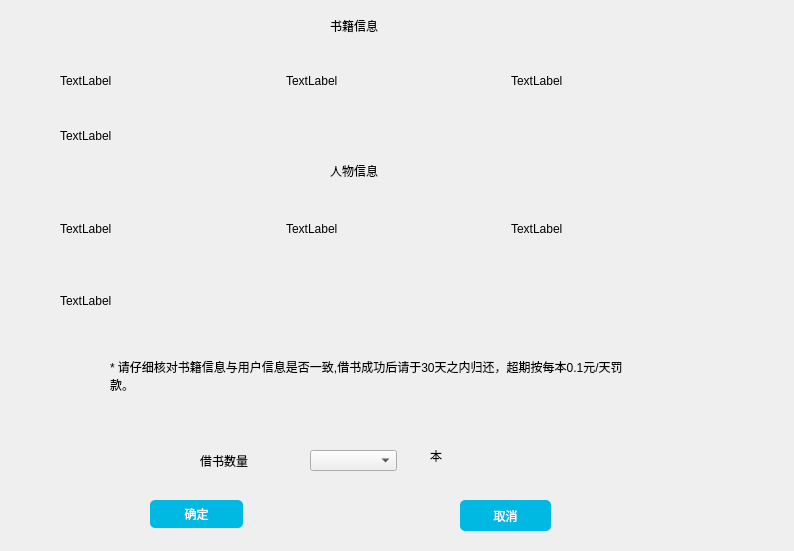
<?xml version="1.0" encoding="UTF-8"?>
<ui version="4.0">
 <class>BorrwoList</class>
 <widget class="QDialog" name="BorrwoList">
  <property name="geometry">
   <rect>
    <x>0</x>
    <y>0</y>
    <width>794</width>
    <height>551</height>
   </rect>
  </property>
  <property name="windowTitle">
   <string>Dialog</string>
  </property>
  <widget class="QComboBox" name="comboBox">
   <property name="geometry">
    <rect>
     <x>310</x>
     <y>450</y>
     <width>87</width>
     <height>21</height>
    </rect>
   </property>
  </widget>
  <widget class="QLabel" name="label_11">
   <property name="geometry">
    <rect>
     <x>200</x>
     <y>450</y>
     <width>91</width>
     <height>21</height>
    </rect>
   </property>
   <property name="styleSheet">
    <string notr="true">font: 11pt &quot;微软雅黑&quot;;</string>
   </property>
   <property name="text">
    <string>借书数量</string>
   </property>
  </widget>
  <widget class="QLabel" name="label_12">
   <property name="geometry">
    <rect>
     <x>430</x>
     <y>440</y>
     <width>161</width>
     <height>31</height>
    </rect>
   </property>
   <property name="styleSheet">
    <string notr="true">font: 11pt &quot;微软雅黑&quot;;</string>
   </property>
   <property name="text">
    <string>本</string>
   </property>
  </widget>
  <widget class="QPushButton" name="pushButton">
   <property name="geometry">
    <rect>
     <x>150</x>
     <y>500</y>
     <width>93</width>
     <height>28</height>
    </rect>
   </property>
   <property name="styleSheet">
    <string notr="true">color: rgb(255, 255, 255);
font: 11pt &quot;微软雅黑&quot;;
background-color: rgb(0, 185, 227);
border-radius:5px;</string>
   </property>
   <property name="text">
    <string>确定</string>
   </property>
  </widget>
  <widget class="QPushButton" name="pushButton_2">
   <property name="geometry">
    <rect>
     <x>460</x>
     <y>500</y>
     <width>91</width>
     <height>31</height>
    </rect>
   </property>
   <property name="styleSheet">
    <string notr="true">color: rgb(255, 255, 255);
font: 11pt &quot;微软雅黑&quot;;
background-color: rgb(0, 185, 227);
border-radius:5px;</string>
   </property>
   <property name="text">
    <string>取消</string>
   </property>
  </widget>
  <widget class="QLabel" name="label_13">
   <property name="geometry">
    <rect>
     <x>110</x>
     <y>340</y>
     <width>521</width>
     <height>71</height>
    </rect>
   </property>
   <property name="styleSheet">
    <string notr="true">font: 11pt &quot;微软雅黑&quot;;</string>
   </property>
   <property name="text">
    <string>* 请仔细核对书籍信息与用户信息是否一致,借书成功后请于30天之内归还，超期按每本0.1元/天罚款。</string>
   </property>
   <property name="wordWrap">
    <bool>true</bool>
   </property>
  </widget>
  <widget class="QLabel" name="label_9">
   <property name="geometry">
    <rect>
     <x>330</x>
     <y>10</y>
     <width>151</width>
     <height>31</height>
    </rect>
   </property>
   <property name="styleSheet">
    <string notr="true">font: 11pt &quot;微软雅黑&quot;;</string>
   </property>
   <property name="text">
    <string>书籍信息</string>
   </property>
  </widget>
  <widget class="QLabel" name="label_10">
   <property name="geometry">
    <rect>
     <x>330</x>
     <y>160</y>
     <width>121</width>
     <height>21</height>
    </rect>
   </property>
   <property name="styleSheet">
    <string notr="true">font: 11pt &quot;微软雅黑&quot;;</string>
   </property>
   <property name="text">
    <string>人物信息</string>
   </property>
  </widget>
  <widget class="QWidget" name="horizontalLayoutWidget">
   <property name="geometry">
    <rect>
     <x>60</x>
     <y>50</y>
     <width>671</width>
     <height>61</height>
    </rect>
   </property>
   <layout class="QHBoxLayout" name="horizontalLayout">
    <item>
     <widget class="QLabel" name="label">
      <property name="styleSheet">
       <string notr="true">font: 11pt &quot;微软雅黑&quot;;</string>
      </property>
      <property name="text">
       <string>TextLabel</string>
      </property>
     </widget>
    </item>
    <item>
     <widget class="QLabel" name="label_2">
      <property name="styleSheet">
       <string notr="true">font: 11pt &quot;微软雅黑&quot;;</string>
      </property>
      <property name="text">
       <string>TextLabel</string>
      </property>
     </widget>
    </item>
    <item>
     <widget class="QLabel" name="label_3">
      <property name="styleSheet">
       <string notr="true">font: 11pt &quot;微软雅黑&quot;;</string>
      </property>
      <property name="text">
       <string>TextLabel</string>
      </property>
     </widget>
    </item>
   </layout>
  </widget>
  <widget class="QWidget" name="horizontalLayoutWidget_2">
   <property name="geometry">
    <rect>
     <x>60</x>
     <y>190</y>
     <width>671</width>
     <height>78</height>
    </rect>
   </property>
   <layout class="QHBoxLayout" name="horizontalLayout_2">
    <item>
     <widget class="QLabel" name="label_5">
      <property name="styleSheet">
       <string notr="true">font: 11pt &quot;微软雅黑&quot;;</string>
      </property>
      <property name="text">
       <string>TextLabel</string>
      </property>
     </widget>
    </item>
    <item>
     <widget class="QLabel" name="label_6">
      <property name="styleSheet">
       <string notr="true">font: 11pt &quot;微软雅黑&quot;;</string>
      </property>
      <property name="text">
       <string>TextLabel</string>
      </property>
     </widget>
    </item>
    <item>
     <widget class="QLabel" name="label_7">
      <property name="styleSheet">
       <string notr="true">font: 11pt &quot;微软雅黑&quot;;</string>
      </property>
      <property name="text">
       <string>TextLabel</string>
      </property>
     </widget>
    </item>
   </layout>
  </widget>
  <widget class="QLabel" name="label_4">
   <property name="geometry">
    <rect>
     <x>60</x>
     <y>110</y>
     <width>481</width>
     <height>51</height>
    </rect>
   </property>
   <property name="styleSheet">
    <string notr="true">font: 11pt &quot;微软雅黑&quot;;</string>
   </property>
   <property name="text">
    <string>TextLabel</string>
   </property>
  </widget>
  <widget class="QLabel" name="label_8">
   <property name="geometry">
    <rect>
     <x>60</x>
     <y>280</y>
     <width>441</width>
     <height>41</height>
    </rect>
   </property>
   <property name="styleSheet">
    <string notr="true">font: 11pt &quot;微软雅黑&quot;;</string>
   </property>
   <property name="text">
    <string>TextLabel</string>
   </property>
  </widget>
 </widget>
 <resources/>
 <connections>
  <connection>
   <sender>pushButton_2</sender>
   <signal>clicked()</signal>
   <receiver>BorrwoList</receiver>
   <slot>close()</slot>
   <hints>
    <hint type="sourcelabel">
     <x>496</x>
     <y>483</y>
    </hint>
    <hint type="destinationlabel">
     <x>396</x>
     <y>275</y>
    </hint>
   </hints>
  </connection>
 </connections>
</ui>
